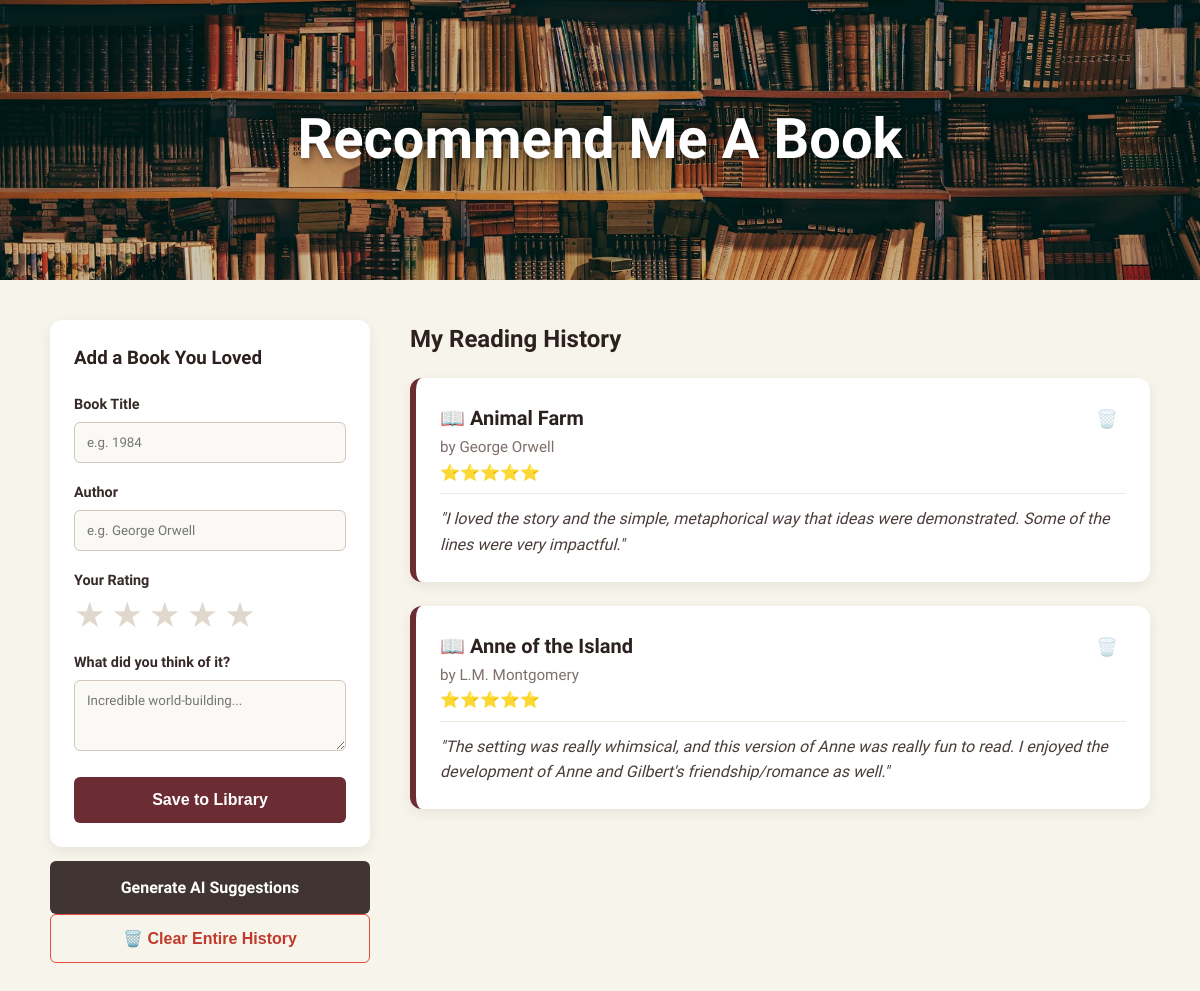
Before: / with the older database file.
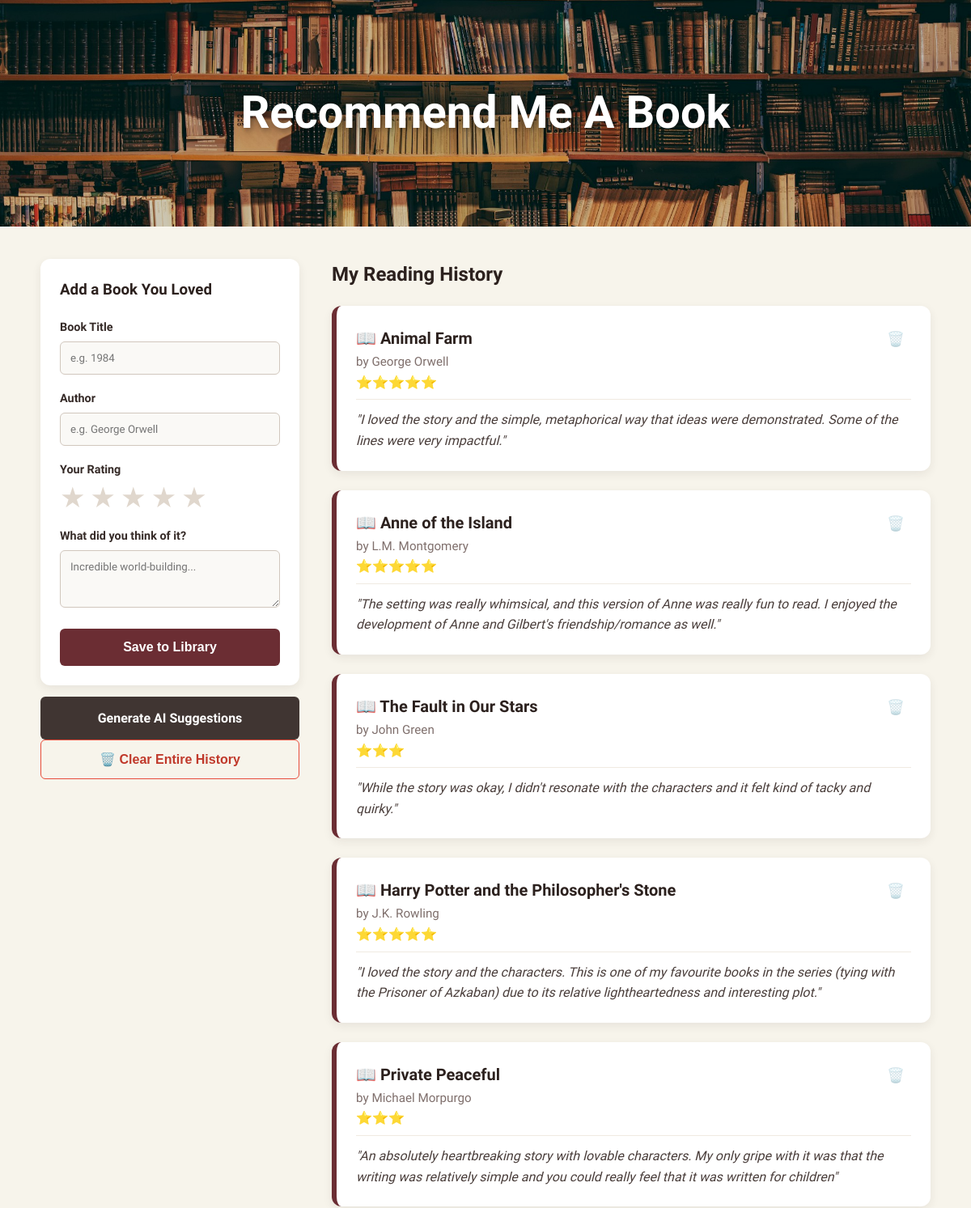
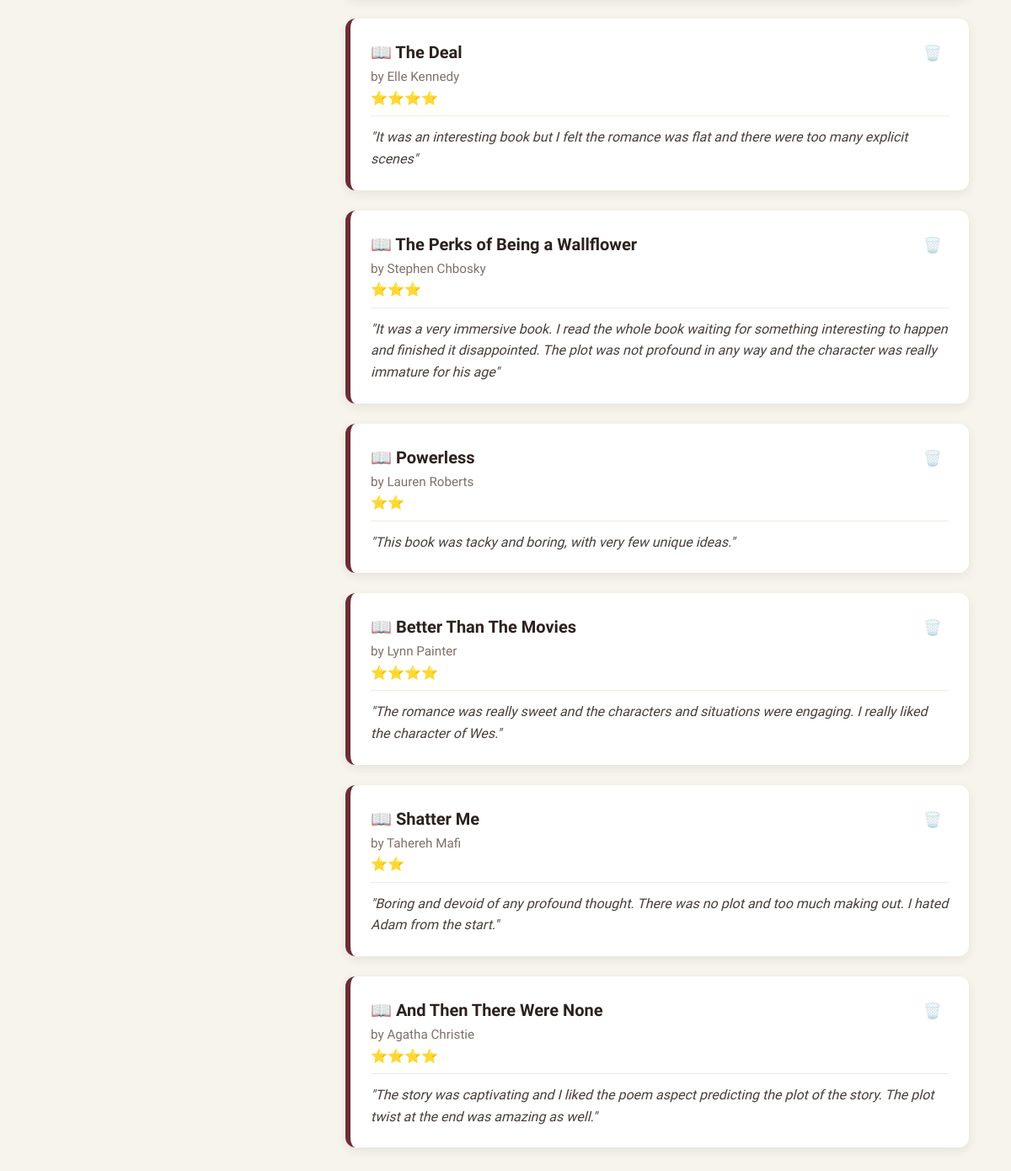
After: the same page with the newer database file (2 pictures, top to bottom).
### tables this page shows
CREATE TABLE books (
            id INTEGER PRIMARY KEY AUTOINCREMENT,
            title TEXT NOT NULL,
            author TEXT NOT NULL,
            notes TEXT NOT NULL,
            rating INTEGER NOT NULL DEFAULT 5
        );

### app.py (the view)
@app.route("/")
def home():
    conn = get_db_connection()
    all_books = conn.execute("SELECT * FROM books").fetchall()
    conn.close()
    return render_template("index.html", books=all_books, recommendations=None)

### app.py (called while the page is built)
def get_db_connection():
    conn = sqlite3.connect("books.db")
    conn.row_factory = sqlite3.Row
    return conn

### templates/index.html (shortened to what this page needs)
<!DOCTYPE html>
<html lang="en">
<head>
    <link rel="stylesheet" href="{{ url_for('static', filename='style.css') }}">
</head>
<body>
    <section class="hero-image">
        <h1 class="hero-text">Recommend Me A Book</h1>
    </section>
    <div class="page-container">
        <aside class="sidebar">
            <div class="card form-container">
                <h3>Add a Book You Loved</h3>
                <form action="/add" method="POST">
                    <div class="form-group">
                        <label for="title">Book Title</label>
                        <input type="text" id="title" name="title" required placeholder="e.g. 1984">
                    </div>
                    <div class="form-group">
                        <label for="author">Author</label>
                        <input type="text" id="author" name="author" required placeholder="e.g. George Orwell">
                    </div>
                    <div class="form-group">
                        <label>Your Rating</label>
                        <div class="star-rating" id="interactive-stars">
                            <span class="interactive-star" data-value="1">★</span>
                            <span class="interactive-star" data-value="2">★</span>
                            <span class="interactive-star" data-value="3">★</span>
                            <span class="interactive-star" data-value="4">★</span>
                            <span class="interactive-star" data-value="5">★</span>
                        </div>
                    </div>
                    <div class="form-group">
                        <label for="notes">What did you think of it?</label>
                        <textarea id="notes" name="notes" rows="3" required placeholder="Incredible world-building..."></textarea>
                    </div>
                    <button type="submit" class="btn btn-primary">Save to Library</button>
                </form>
            </div>
            <a href="/recommend" class="btn btn-secondary">Generate AI Suggestions</a>
            {% if books %}
            <form action="/clear" method="POST" class="confirm-required" data-message="Are you sure you want to completely clear your history? This will delete all your entries permanently.">
                <button type="submit" class="btn btn-danger">🗑️ Clear Entire History</button>
            </form>
            {% endif %}
        </aside>
        <main class="main-content">
            <div class="history-section">
                <h2>My Reading History</h2>
                <div id="book-list">
                    {% for book in books %}
                        <div class="card book-card">
                            <div class="book-header">
                                <div>
                                    <h3>📖 {{ book['title'] }}</h3>
                                    <span class="book-author">by {{ book['author'] }}</span>
                                    <div class="star-display">
                                        {% for _ in range(book['rating']) %}⭐{% endfor %}
                                    </div>
                                </div>
                                <form action="/delete/{{ book['id'] }}" method="POST" class="confirm-required" data-message="Are you sure you want to delete '{{ book['title'] }}'?">
                                    <button type="submit" class="delete-icon-btn" title="Delete book">🗑️</button>
                                </form>
                            </div>
                            <p class="book-notes"><em>"{{ book['notes'] }}"</em></p>
                        </div>
                    {% else %}
                        <p class="empty-state">Your reading list is empty. Add your first book in the sidebar!</p>
                    {% endfor %}
                </div>
            </div>
        </main>
    </div>
</body>
</html>

### static/style.css (style rules this page uses)
body { font-family: 'Google Sans'; background-color: #F7F4EB; color: rgb(54, 43, 40); margin: 0; padding: 0; line-height: 1.6; }
h1, h2, h3 { color: rgb(44, 33, 30); margin-top: 0; }
.hero-image { background-image: url("images/libraryheader.jpg"); height: 280px; background-position: center; background-repeat: no-repeat; background-size: cover; display: flex; justify-content: center; align-items: center; box-shadow: inset 0 0 0 2000px rgba(0, 0, 0, 0.2); }
.hero-text { color: white; font-size: 3.5rem; font-weight: 700; text-align: center; margin: 0; text-shadow: 2px 2px 8px rgba(0,0,0,0.5); }
.page-container { max-width: 1100px; margin: 40px auto; padding: 0 20px; display: grid; grid-template-columns: 320px 1fr; gap: 40px; }
.card { background: white; padding: 24px; border-radius: 12px; box-shadow: 0 4px 12px rgba(54, 43, 40, 0.08); margin-bottom: 24px; box-sizing: border-box; }
.form-group { margin-bottom: 18px; }
label { display: block; font-weight: 600; margin-bottom: 6px; font-size: 0.9rem; }
input[type="text"], textarea { width: 100%; padding: 12px; border: 1px solid #d1c7bd; border-radius: 6px; box-sizing: border-box; font-family: inherit; background-color: #faf9f6; transition: border-color 0.2s, box-shadow 0.2s; }
.btn { width: 100%; padding: 14px 20px; font-size: 16px; font-weight: 600; border-radius: 6px; cursor: pointer; border: none; display: block; text-align: center; text-decoration: none; box-sizing: border-box; transition: background-color 0.2s, transform 0.1s; }
.btn-primary { background-color: #6B2D33; color: white; }
.btn-secondary { background-color: rgb(64, 53, 50); color: white; margin-top: -10px; }
.book-card { border-left: 6px solid #6B2D33; }
.book-header { display: flex; justify-content: space-between; align-items: baseline; border-bottom: 1px solid #f0eae1; padding-bottom: 8px; margin-bottom: 12px; }
.book-header h3 { margin: 0; font-size: 1.25rem; }
.book-author { color: #7f6f6c; font-size: 0.95rem; font-weight: 500; }
.book-notes { margin: 0; color: #4a3e3b; }
.btn-danger { background-color: transparent; color: #c0392b; border: 1px solid #e74c3c; }
.delete-icon-btn { background: none; border: none; cursor: pointer; font-size: 1.1rem; padding: 4px 8px; border-radius: 4px; opacity: 0.4; transition: opacity 0.2s, background-color 0.2s; }
.star-rating { display: flex; gap: 6px; margin-top: 4px; }
.interactive-star { font-size: 2.2rem; color: #e0d7cd; cursor: pointer; transition: color 0.1s ease-in-out, transform 0.1s ease; user-select: none; line-height: 1; }

Changed rows visible on the page:
added books: title "The Fault in Our Stars", author "John Green", rating 3 (drawn), notes "While the story was okay, I didn't resonate with the characters and it felt kind of tacky and quirky."
added books: title "Harry Potter and the Philosopher's Stone", author "J.K. Rowling", rating 5 (drawn), notes "I loved the story and the characters. This is one of my favourite books in the series (tying with the Prisoner of Azkaban) due to its relative lightheartedness and interesting plot."
added books: title "Private Peaceful", author "Michael Morpurgo", rating 3 (drawn), notes "An absolutely heartbreaking story with lovable characters. My only gripe with it was that the writing was relatively simple and you could really feel that it was written for children"
added books: title "The Deal", author "Elle Kennedy", rating 4 (drawn), notes "It was an interesting book but I felt the romance was flat and there were too many explicit scenes"
added books: title "The Perks of Being a Wallflower", author "Stephen Chbosky", rating 3 (drawn), notes "It was a very immersive book. I read the whole book waiting for something interesting to happen and finished it disappointed. The plot was not profound in any way and the character was really immature for his age"
added books: title "Powerless", author "Lauren Roberts", rating 2 (drawn), notes "This book was tacky and boring, with very few unique ideas."
added books: title "Better Than The Movies", author "Lynn Painter", rating 4 (drawn), notes "The romance was really sweet and the characters and situations were engaging. I really liked the character of Wes."
added books: title "Shatter Me", author "Tahereh Mafi", rating 2 (drawn), notes "Boring and devoid of any profound thought. There was no plot and too much making out. I hated Adam from the start."
added books: title "And Then There Were None", author "Agatha Christie", rating 4 (drawn), notes "The story was captivating and I liked the poem aspect predicting the plot of the story. The plot twist at the end was amazing as well."
